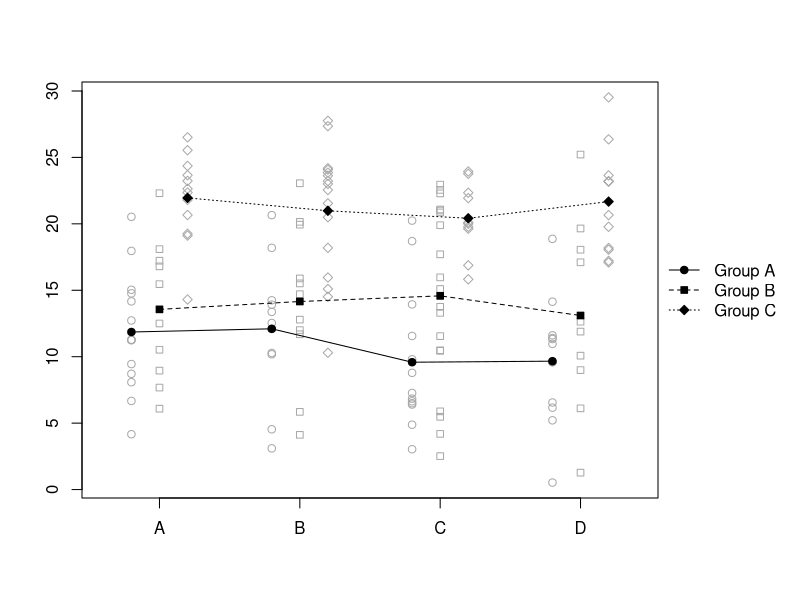
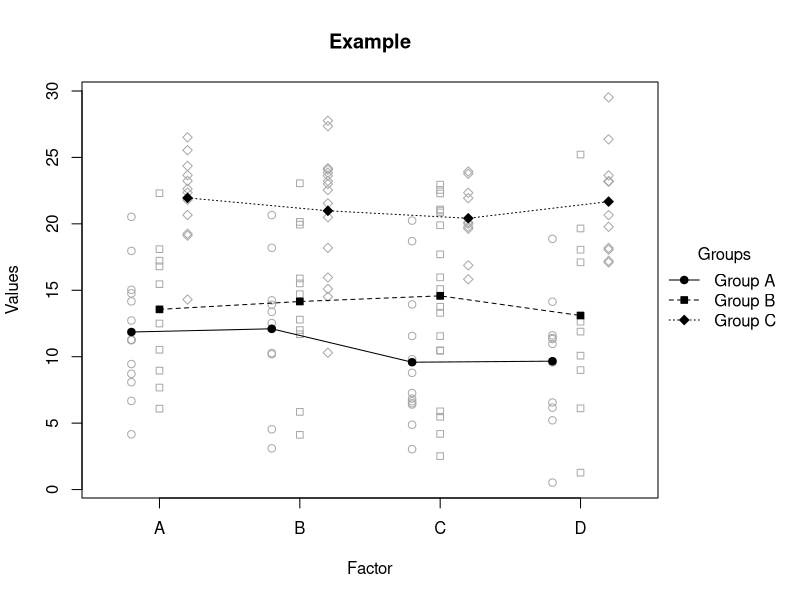
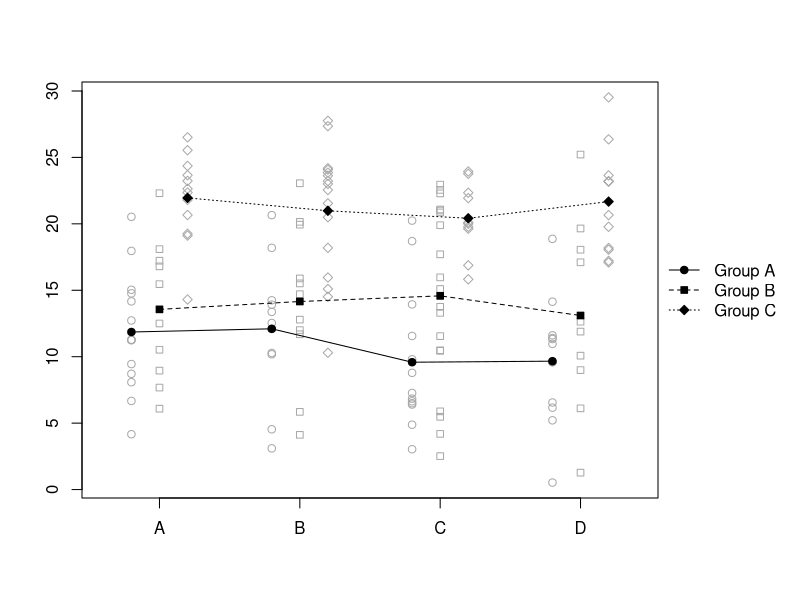
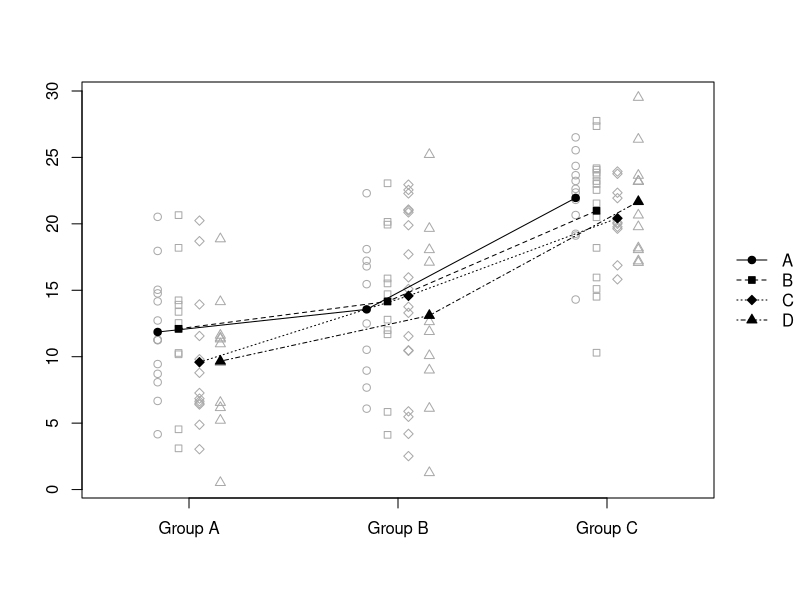
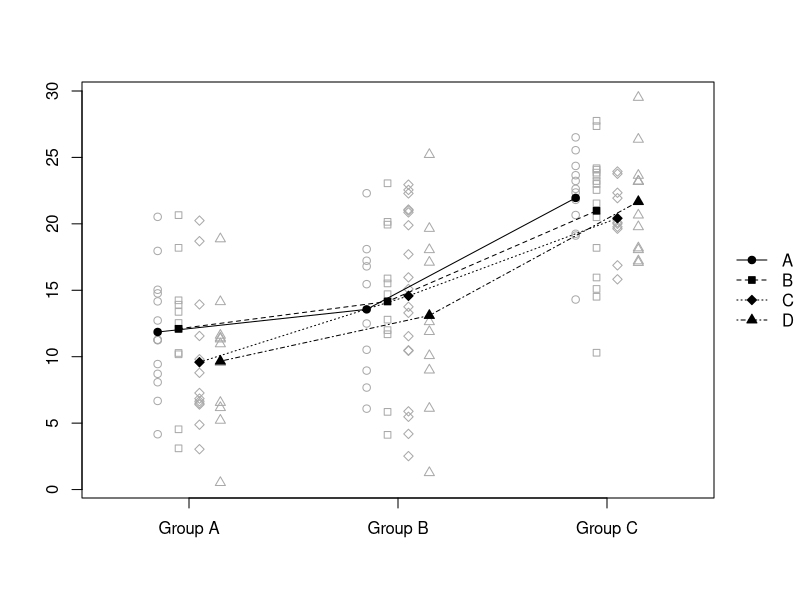
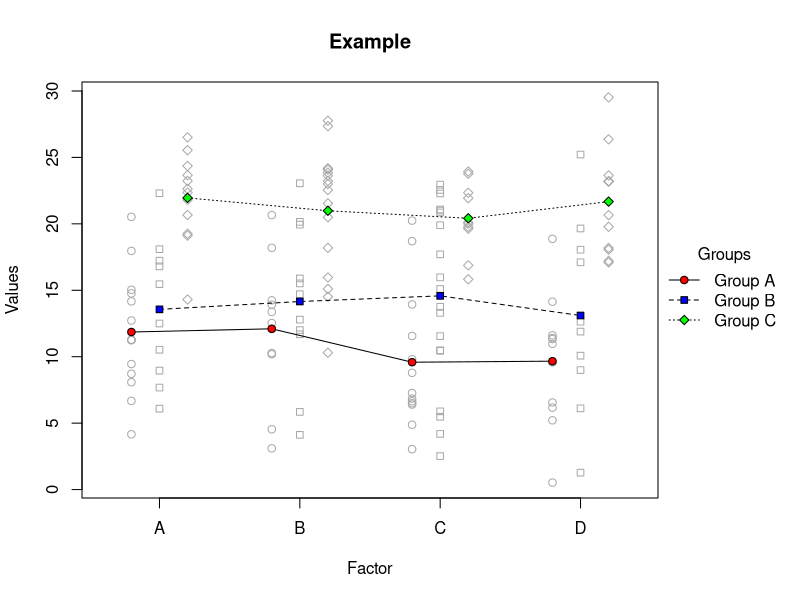
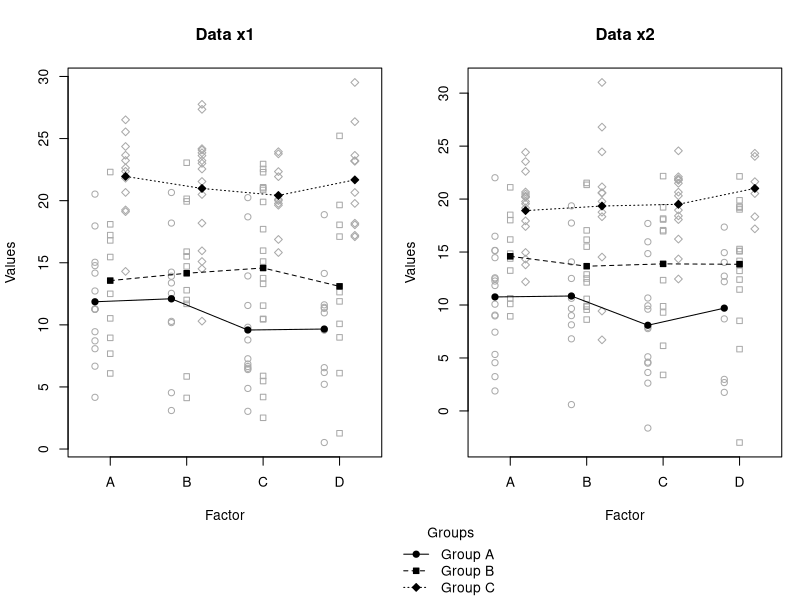
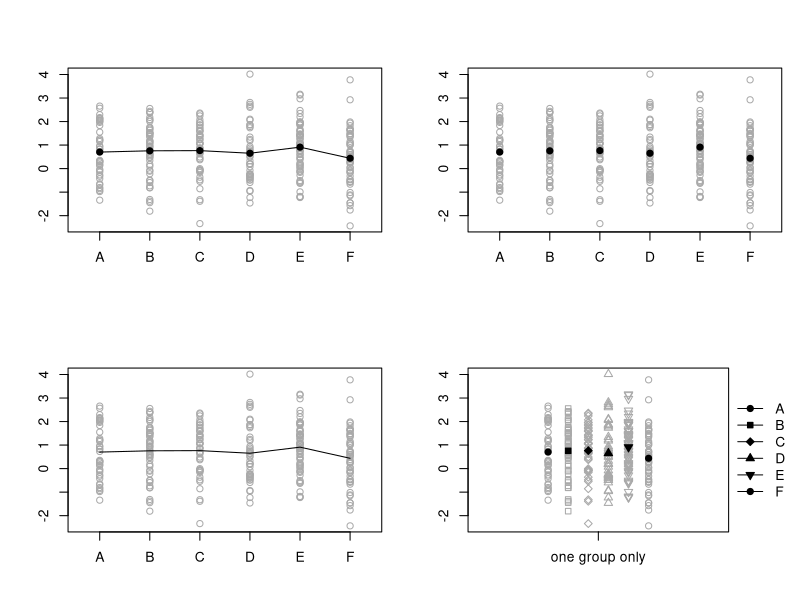

Write R code to recreate these figures, in order.
library(plotrix)


### Name: raw.means.plot
### Title: raw.means.plot: Raw-Means Plots for Experimental Designs
### Aliases: raw.means.plot raw.means.plot2

### ** Examples


x <- data.frame(id = 1:150, offset = rep(c("Group A", "Group B", "Group C"),
 each = 50), xaxis = sample(c("A", "B", "C", "D"),150, replace = TRUE),
 data = c(rnorm(50, 10, 5), rnorm(50, 15,6), rnorm(50, 20, 5)))

raw.means.plot(x)

raw.means.plot(x, main = "Example", ylab = "Values", xlab = "Factor",
 title = "Groups")

raw.means.plot(x, "offset", "xaxis", "data")

raw.means.plot(x, "xaxis", "offset", "data")

raw.means.plot(x, 3, 2, 4)

# different colors:
raw.means.plot(x, main = "Example", ylab = "Values", xlab = "Factor",
 title = "Groups", fg.f.col = c("red","blue", "green"))

x2 <- data.frame(id = 1:150, offset = rep(c("Group A", "Group B", "Group C"),
 each = 50), xaxis = sample(c("A", "B", "C", "D"),150, replace = TRUE),
 data = c(rnorm(50, 10, 5), rnorm(50, 15,6), rnorm(50, 20, 5)))

layout(matrix(c(1,2,3,3), 2,2,byrow = TRUE), heights = c(7,1))
raw.means.plot(x, main = "Data x1", ylab = "Values", xlab = "Factor",
 legend = FALSE, mar = c(4,4,4,1)+0.1)
raw.means.plot(x2, main = "Data x2", ylab = "Values", xlab = "Factor",
 legend = FALSE, mar = c(4,4,4,1)+0.1)
raw.means.plot(x2, plot = FALSE, title = "Groups")


y <- data.frame(id = 1:300, offset = rep(1, 300),
 axis = sample(LETTERS[1:6],300, replace = TRUE), data = c(rnorm(100, 1),
 rnorm(100), rnorm(100,1)))

par(mfrow = c(2,2))

raw.means.plot(y, legend = FALSE)

raw.means.plot(y, type = "p", legend = FALSE)

raw.means.plot(y, type = "l", legend = FALSE)

raw.means.plot(y, 3, 2, x.labels = "one group only")


# Example with overlapping points
z <- data.frame (id = 1:200, offset = rep(c("C 1", "C 2"), 200),
 axis = sample(LETTERS[1:4], 200, replace = TRUE),
 data = sample(1:20, 200, replace = TRUE))

# x versus y jitter
par(mfrow = c(2,2))
raw.means.plot(z, avoid.overlap = "none", main = "no-jitter")
raw.means.plot(z, main = "y-axis jitter (default)")
raw.means.plot(z, avoid.overlap = "x", main = "x-axis jitter")
raw.means.plot(z, avoid.overlap = "both", main = "both-axis jitter")


# y-axis jitter (default)
par(mfrow = c(2,2))
raw.means.plot(z, avoid.overlap = "none", main = "no jitter")
raw.means.plot(z, y.factor = 0.5, main = "smaller y-jitter")
raw.means.plot(z, main = "standard y-jitter")
raw.means.plot(z, y.factor = 2, main = "bigger y-jitter")


# x-axis jitter (default)
par(mfrow = c(2,2))
raw.means.plot(z, avoid.overlap = "none", main = "no jitter")
raw.means.plot(z, avoid.overlap = "x", x.amount = 0.025,
 main = "smaller x -jitter")
raw.means.plot(z, avoid.overlap = "x", main = "standard x-jitter")
raw.means.plot(z, avoid.overlap = "x", x.amount= 0.1,
 main = "bigger x-jitter")



## Not run: 
##D 
##D #The examples uses the OBrienKaiser dataset from car and needs reshape.
##D require(reshape)
##D require(car)
##D data(OBrienKaiser)
##D OBKnew <- cbind(factor(1:nrow(OBrienKaiser)), OBrienKaiser)
##D colnames(OBKnew)[1] <- "id"
##D OBK.long <- melt(OBKnew)
##D OBK.long[, c("measurement", "time")] <-
##D  t(vapply(strsplit(as.character(OBK.long$variable), "\\."),  "[", c("", "")))
##D 
##D raw.means.plot2(OBK.long, "id", "measurement", "gender", "value")
##D 
##D raw.means.plot2(OBK.long, "id", "treatment", "gender", "value")
##D 
##D # also use add.ps:
##D # For this example the position at each x-axis are within-subject comparisons!
##D raw.means.plot2(OBK.long, "id", "measurement", "gender", "value")
##D add.ps(OBK.long, "id", "measurement", "gender", "value", paired = TRUE)
##D  #reference is "fup"
##D 
##D raw.means.plot2(OBK.long, "id", "measurement", "gender", "value")
##D add.ps(OBK.long, "id", "measurement", "gender", "value", ref.offset = 2,
##D  paired = TRUE) #reference is "post"
##D 
##D # Use R's standard (i.e., Welch test)
##D raw.means.plot2(OBK.long, "id", "treatment", "gender", "value")
##D add.ps(OBK.long, "id", "treatment", "gender", "value",
##D  prefixes = c("p(control vs. A)", "p(control vs. B)"))
##D 
##D # Use standard t-test
##D raw.means.plot2(OBK.long, "id", "treatment", "gender", "value")
##D add.ps(OBK.long, "id", "treatment", "gender", "value", var.equal = TRUE,
##D  prefixes = c("p(control vs. A)", "p(control vs. B)"))
##D 
## End(Not run)
